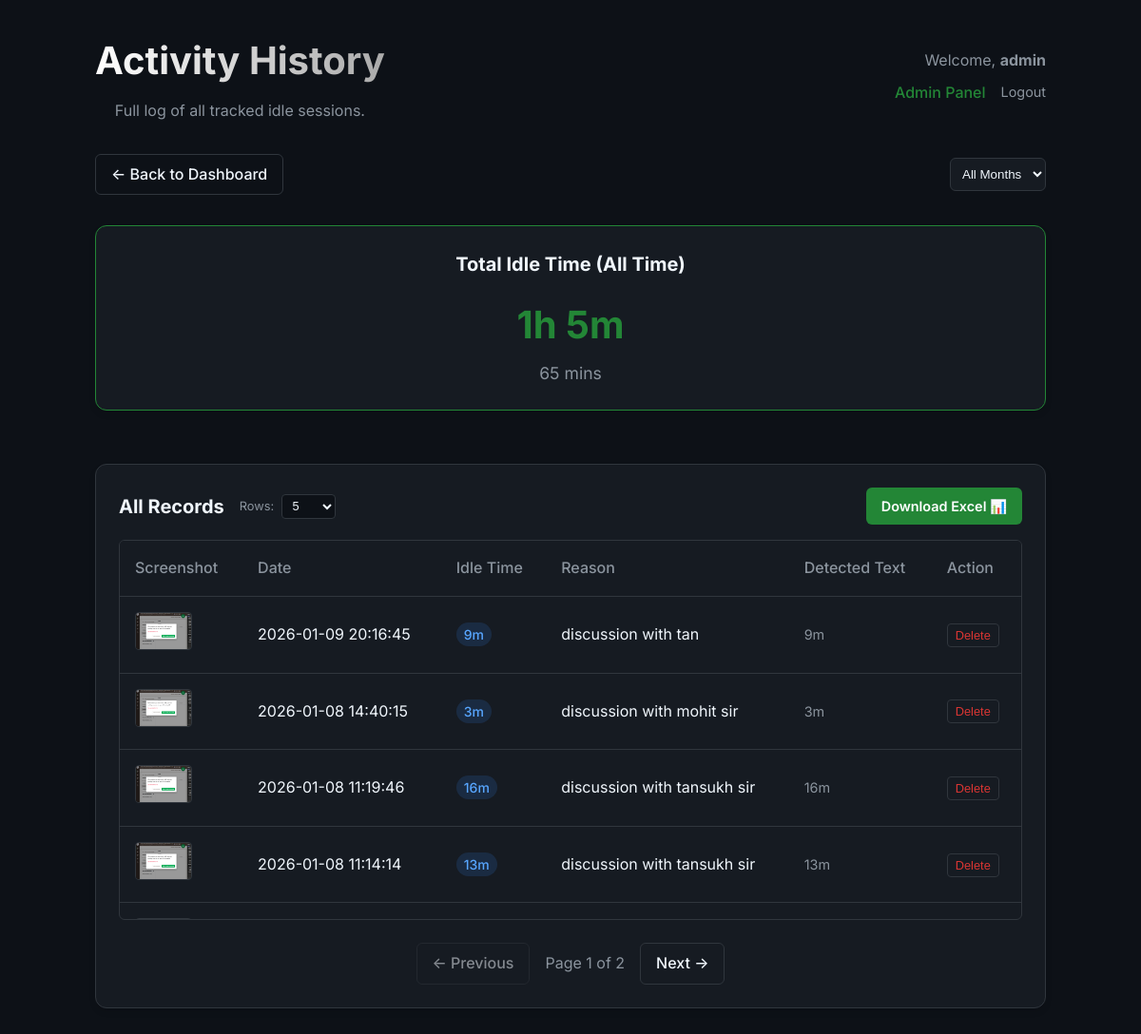
Screenshot of /history (signed in) with the database file from the repository.
### tables this page shows
CREATE TABLE users (
            id INTEGER PRIMARY KEY AUTOINCREMENT,
            username TEXT UNIQUE NOT NULL,
            password_hash TEXT NOT NULL,
            is_admin BOOLEAN DEFAULT 0
        );

CREATE TABLE records (
            id INTEGER PRIMARY KEY AUTOINCREMENT,
            timestamp DATETIME DEFAULT CURRENT_TIMESTAMP,
            filename TEXT,
            idle_minutes INTEGER,
            original_text TEXT
        , reason TEXT, user_id INTEGER REFERENCES users(id));

### app.py (the view, shortened to what this page needs)
@app.route('/history')
@login_required
def history():
    month_filter = request.args.get('month')
    page = request.args.get('page', 1, type=int)
    per_page = request.args.get('per_page', 5, type=int)
    if per_page > 100: per_page = 100
    if per_page < 1: per_page = 5
    offset = (page - 1) * per_page
    target_user_id = current_user.id
    target_username = current_user.username
    if current_user.is_admin and request.args.get('user_id'):
        target_user_id = request.args.get('user_id', type=int)
        target_user = User.get(target_user_id)
        if target_user:
            target_username = target_user.username
    conn = sqlite3.connect(app.config['Db_PATH'])
    c = conn.cursor()
    c.execute("SELECT DISTINCT strftime('%Y-%m', timestamp) FROM records WHERE user_id = ? ORDER BY timestamp DESC", (target_user_id,))
    available_months = [row[0] for row in c.fetchall()]
    base_query = "FROM records WHERE user_id = ? "
    params = [target_user_id]
    if month_filter:
        base_query += "AND strftime('%Y-%m', timestamp) = ? "
        params.append(month_filter)
    c.execute(f"SELECT COUNT(*) {base_query}", tuple(params))
    total_count = c.fetchone()[0]
    total_pages = (total_count + per_page - 1) // per_page
    query = f"SELECT id, timestamp, filename, idle_minutes, original_text, reason {base_query} ORDER BY timestamp DESC LIMIT ? OFFSET ?"
    params.extend([per_page, offset])
    c.execute(query, tuple(params))
    records = c.fetchall()
    sum_query = f"SELECT SUM(idle_minutes) {base_query}"
    c.execute(sum_query, tuple(params[:-2]))
    result = c.fetchone()
    total_minutes = result[0] if result[0] else 0
    conn.close()
    return render_template('history.html',
                           records=records,
                           available_months=available_months,
                           current_month=month_filter,
                           total_minutes=total_minutes,
                           page=page,
                           per_page=per_page,
                           total_pages=total_pages,
                           target_username=target_username if target_user_id != current_user.id else None,
                           target_user_id=target_user_id,
                           endpoint='history')

### app.py (called while the page is built)
@login_manager.user_loader
def load_user(user_id):
    return User.get(user_id)

def format_minutes(total_minutes):
    if total_minutes is None:
        return "0m"
    h = total_minutes // 60
    m = total_minutes % 60
    if h > 0:
        return f"{h}h {m}m"
    return f"{m}m"

    @staticmethod
    def get(user_id):
        conn = sqlite3.connect(app.config['Db_PATH'])
        c = conn.cursor()
        c.execute("SELECT * FROM users WHERE id = ?", (user_id,))
        user_data = c.fetchone()
        conn.close()
        if user_data:
            return User(id=user_data[0], username=user_data[1], password_hash=user_data[2], is_admin=user_data[3])
        return None

### templates/history.html (shortened to what this page needs)
<!DOCTYPE html>
<html lang="en">
<head>
    <link rel="stylesheet" href="{{ url_for('static', filename='style.css') }}">
</head>
<body>
    <div class="container" style="max-width: 1000px;">
        <header style="display: flex; justify-content: space-between; align-items: center; margin-bottom: 2rem;">
            <div>
                <h1>Activity History</h1>
                {% if target_username %}
                <div class="alert"
                    style="background: var(--accent-color); color: white; padding: 0.5rem 1rem; border-radius: 6px; display: inline-block; margin-top: 0.5rem;">
                    Admin View: Viewing history for <strong>{{ target_username }}</strong>
                </div>
                {% else %}
                <p class="subtitle">Full log of all tracked idle sessions.</p>
                {% endif %}
            </div>
            <div style="text-align: right;">
                <span style="display: block; color: var(--text-secondary); margin-bottom: 0.5rem;">Welcome, <strong>{{
                        current_user.username }}</strong></span>
                <div style="display: flex; gap: 1rem; justify-content: flex-end;">
                    {% if current_user.is_admin %}
                    <a href="{{ url_for('admin') }}"
                        style="color: var(--accent-color); text-decoration: none; font-weight: 500;">Admin Panel</a>
                    {% endif %}
                    <a href="{{ url_for('logout') }}"
                        style="color: var(--text-secondary); text-decoration: none; font-size: 0.9rem;">Logout</a>
                </div>
            </div>
        </header>
        <div style="margin-bottom: 2rem; display: flex; justify-content: space-between; align-items: center;">
            <a href="{{ url_for('index') }}" class="btn-secondary">← Back to Dashboard</a>
            <form action="{{ url_for('history') }}" method="get" class="filter-form">
                <select name="month" onchange="this.form.submit()"
                    style="padding: 0.5rem; border-radius: 6px; border: 1px solid var(--border-color); background: var(--card-bg); color: var(--text-primary);">
                    <option value="">All Months</option>
                </select>
            </form>
        </div>
        <div class="stats-grid" style="margin-bottom: 2rem; grid-template-columns: 1fr;">
            <div class="card stat-card" style="text-align: center; border-color: var(--accent-color);">
                <h2>Total Idle Time ({% if current_month %}{{ current_month }}{% else %}All Time{% endif %})</h2>
                <div class="value">{{ total_minutes | format_minutes }}</div>
                <div class="sub-value" style="font-size: 1.1rem; color: var(--text-secondary); margin-top: 5px;">{{
                    total_minutes }} mins</div>
            </div>
        </div>
        <div class="card history-card">
            <div class="card-header"
                style="display: flex; justify-content: space-between; align-items: center; margin-bottom: 1rem;">
                <div style="display: flex; align-items: center; gap: 1rem;">
                    <h2 style="margin: 0;">
                        {% if current_month %}Records for {{ current_month }}{% else %}All Records{% endif %}
                    </h2>
                    <form action="{{ url_for('history') }}" method="get" class="limit-form"
                        style="display: flex; align-items: center; gap: 0.5rem;">
                        <label for="per_page" style="color: var(--text-secondary); font-size: 0.8rem;">Rows:</label>
                        <select name="per_page" class="row-limit-select"
                            style="padding: 0.2rem 0.4rem; border-radius: 4px; background: var(--bg-color); color: var(--text-primary); border: 1px solid var(--border-color); font-size: 0.8rem;">
                            <option value="5" {% if per_page==5 %}selected{% endif %}>5</option>
                        </select>
                    </form>
                </div>
                <a href="{{ url_for('export_excel') }}" class="btn-primary"
                    style="text-decoration: none; font-size: 0.9rem; padding: 0.5rem 1rem;">Download Excel 📊</a>
            </div>
            <div id="data-container">
                {% include 'partials/table_content.html' %}
            </div>
        </div>
    </div>
</body>
</html>

### templates/partials/table_content.html
{% if records %}
<div class="table-wrapper">
    <table class="history-table">
        <thead>
            <tr>
                <th>Screenshot</th>
                <th>Date</th>
                <th>Idle Time</th>
                <th>Reason</th>
                <th>Detected Text</th>
                <th>Action</th>
            </tr>
        </thead>
        <tbody>
            {% for row in records %}
            <tr>
                <td>
                    {% if row[2] == 'manual_entry' %}
                    <span class="badge" style="background: #e9ecef; color: #495057;">📝 Manual</span>
                    {% else %}
                    <a href="{{ url_for('static', filename='uploads/' + row[2]) }}" target="_blank">
                        <img src="{{ url_for('static', filename='uploads/' + row[2]) }}" alt="Screenshot"
                            class="thumbnail">
                    </a>
                    {% endif %}
                </td>
                <td>{{ row[1] }}</td>
                <td><span class="badge">{{ row[3] | format_minutes }}</span></td>
                <td>{{ row[5] if row[5] else '-' }}</td>
                <td class="text-muted">{{ row[4] }}</td>
                <td>
                    <form action="{{ url_for('delete_record', record_id=row[0]) }}" method="post"
                        style="display:inline;">
                        <button type="submit" class="btn-delete"
                            onclick="return confirm('Are you sure?')">Delete</button>
                    </form>
                </td>
            </tr>
            {% endfor %}
        </tbody>
    </table>
</div>
{% if total_pages > 1 %}
<div class="pagination"
    style="display: flex; justify-content: center; gap: 1rem; margin-top: 1.5rem; align-items: center;">
    {% if page > 1 %}
    <a href="{{ url_for(endpoint, page=page-1, per_page=per_page, month=current_month, user_id=target_user_id|default(None)) }}"
        class="btn-secondary ajax-link" data-page="{{ page-1 }}">← Previous</a>
    {% else %}
    <span class="btn-secondary" style="opacity: 0.5; cursor: not-allowed;">← Previous</span>
    {% endif %}
    <span style="color: var(--text-secondary);">Page {{ page }} of {{ total_pages }}</span>
    {% if page < total_pages %} <a
        href="{{ url_for(endpoint, page=page+1, per_page=per_page, month=current_month, user_id=target_user_id|default(None)) }}"
        class="btn-secondary ajax-link" data-page="{{ page+1 }}">Next →</a>
        {% else %}
        <span class="btn-secondary" style="opacity: 0.5; cursor: not-allowed;">Next →</span>
        {% endif %}
</div>
{% endif %}
{% else %}
<p class="empty-state">No records found.</p>
{% endif %}

### static/style.css (style rules this page uses)
:root { --bg-color: #0d1117; --card-bg: #161b22; --text-primary: #f0f6fc; --text-secondary: #8b949e; --accent-color: #238636; --accent-hover: #2ea043; --border-color: #30363d; --danger-color: #da3633; --bg-gradient: linear-gradient(135deg, #0d1117 0%, #161b22 100%); }
* { box-sizing: border-box; margin: 0; padding: 0; }
body { font-family: 'Inter', -apple-system, BlinkMacSystemFont, sans-serif; background: var(--bg-color); color: var(--text-primary); line-height: 1.6; min-height: 100vh; display: flex; justify-content: center; padding: 2rem; }
.container { width: 100%; max-width: 900px; }
header { margin-bottom: 2rem; text-align: center; }
h1 { font-size: 2.5rem; font-weight: 700; margin-bottom: 0.5rem; background: linear-gradient(90deg, #fff, #aaa); background-clip: text; -webkit-background-clip: text; -webkit-text-fill-color: transparent; }
.subtitle { color: var(--text-secondary); }
.card { background: var(--card-bg); border: 1px solid var(--border-color); border-radius: 12px; padding: 1.5rem; margin-bottom: 1.5rem; box-shadow: 0 4px 6px rgba(0, 0, 0, 0.1); }
h2 { font-size: 1.25rem; margin-bottom: 1rem; color: var(--text-primary); }
.stats-grid { display: grid; grid-template-columns: 1fr 1fr; gap: 1.5rem; margin-bottom: 1.5rem; }
.stat-card .value { font-size: 2.5rem; font-weight: 700; color: var(--accent-color); }
.btn-primary { background-color: var(--accent-color); color: white; border: none; padding: 0.75rem 1.5rem; border-radius: 6px; font-weight: 600; cursor: pointer; transition: background-color 0.2s; }
.thumbnail { width: 60px; height: 40px; object-fit: cover; border-radius: 4px; border: 1px solid var(--border-color); transition: transform 0.2s; }
.btn-secondary { background-color: transparent; color: var(--text-primary); border: 1px solid var(--border-color); padding: 0.5rem 1rem; border-radius: 6px; text-decoration: none; font-weight: 500; transition: background 0.2s; }
.history-table { width: 100%; border-collapse: collapse; }
.history-table th, .history-table td { text-align: left; padding: 1rem; border-bottom: 1px solid var(--border-color); }
.history-table th { color: var(--text-secondary); font-weight: 500; }
.history-table tr:last-child td { border-bottom: none; }
.badge { background: rgba(56, 139, 253, 0.15); color: #58a6ff; padding: 4px 8px; border-radius: 20px; font-size: 0.875rem; font-weight: 500; }
.text-muted { color: var(--text-secondary); font-size: 0.9rem; }
.btn-delete { background: transparent; border: 1px solid var(--border-color); color: var(--danger-color); padding: 0.25rem 0.5rem; border-radius: 4px; cursor: pointer; font-size: 0.8rem; }
.table-wrapper { max-height: 400px; overflow-y: auto; border: 1px solid var(--border-color); border-radius: 6px; }
.table-wrapper th { position: sticky; top: 0; background: var(--card-bg); z-index: 1; box-shadow: 0 2px 0 var(--border-color); }

### rows the page displays
users: username "admin"
records: filename (picture), timestamp "2026-01-09 20:16:45", idle_minutes "9m", reason "discussion with tan", original_text "9m"
records: filename (picture), timestamp "2026-01-08 14:40:15", idle_minutes "3m", reason "discussion with mohit sir", original_text "3m"
records: filename (picture), timestamp "2026-01-08 11:19:46", idle_minutes "16m", reason "discussion with tansukh sir", original_text "16m"
records: filename (picture), timestamp "2026-01-08 11:14:14", idle_minutes "13m", reason "discussion with tansukh sir", original_text "13m"
records: filename (picture)

### other values shown
{{ total_minutes | format_minutes }} "1h 5m"
{{ total_minutes }} "65"
{{ page }} "1"
{{ total_pages }} "2"
